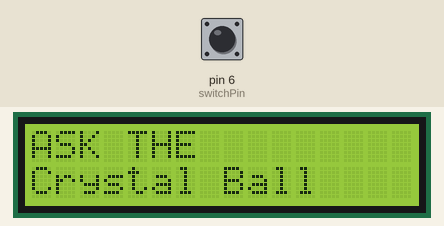
This sketch was run on a simulated Arduino Uno, built with avr-gcc and run on an emulated ATmega328P. Parts: 16×2 character LCD. The inputs (shaded band) are chosen by the test bench; at power-on: pin 6 (switchPin) LOW. Random numbers use the default seed unless the sketch sets one.

Above: at 1.2 s.
1.3 s: pin 6 (switchPin) pulled HIGH for 0.15 s
At 2.6 s:
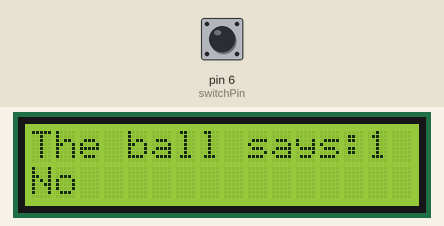
2.9 s: pin 6 (switchPin) pulled HIGH for 1 s
At 4.2 s:
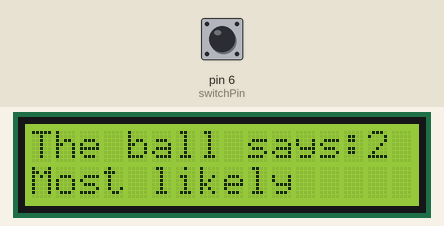
5.4 s: pin 6 (switchPin) pulled HIGH for 0.15 s
At 6.1 s:
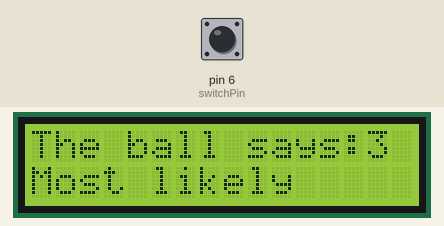
7.0 s: pin 6 (switchPin) pulled HIGH for 3.2 s
At 11.4 s:
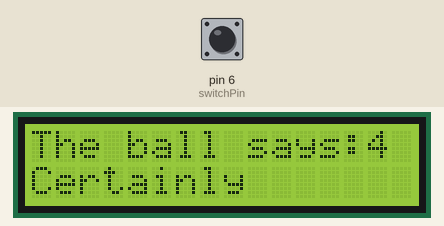
11.7 s: pin 6 (switchPin) pulsed HIGH 5 times (0.12 s each, 0.3 s apart)
At 14.3 s:
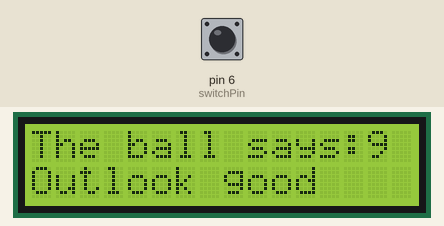
14.7 s: pin 6 (switchPin) pulled HIGH for 0.15 s
At 15.5 s:
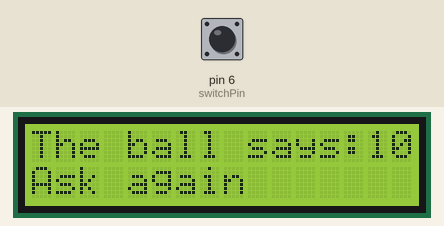
Timing chart, 0 to 17.3 s (numbered marks = the images above; inputs shaded):
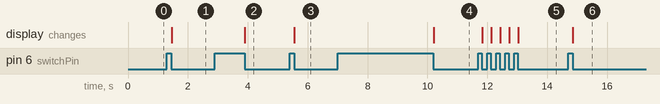

Measured:
- after the input at 1.3 s, the display: changes after 0.15 s (image 1)
- after the input at 2.9 s, the display: changes after 1.0 s (image 2)
- after the input at 5.4 s, the display: changes after 0.16 s (image 3)
- after the input at 7.0 s, the display: changes after 3.2 s (image 4)
- after the input at 11.7 s, the display: first changes after 0.13 s (image 5 shows a later state)
- after the input at 14.7 s, the display: changes after 0.16 s (image 6)

The sketch:

lcd.ino
```cpp
#include<LiquidCrystal.h>//调用lcd库功能
LiquidCrystal lcd(12, 11, 5, 4, 3, 2);//定义lcd端口
const int switchPin = 6;//定义开关键6号口
int switchState = 0;//定义开关状态为0
int prevSwitchState = 0;//定义原来的开关状态为0
int reply;//定义答复
int counter;
void setup() {
  // put your setup code here, to run once:
lcd.begin(16,2);//启动lcd，并定义屏幕大小
pinMode(switchPin,INPUT);//开关为输入
lcd.print("ASK THE");//显示文本
lcd.setCursor(0, 1);//移动光标位置到坐标（1，2）第一列第二行
lcd.print("Crystal Ball");//显示文本
counter = 0;
}

void loop() {
  // put your main code here, to run repeatedly:
switchState = digitalRead(switchPin);//读取开关状态
if (switchState != prevSwitchState){//判断开关状态是否变化

  if (switchState == LOW){//如果开关状态发生变化且开关release，则执行下面随机选取答复
    counter ++;
    reply = random(8);//调用随机选取函数，并赋值给答复
    lcd.clear();//清空lcd内容
    lcd.setCursor(0,0);//移动光标到
    lcd.print("The ball says:");//显示文本
    lcd.print(counter);
    lcd.setCursor(0,1);//移动光标换行
    switch(reply){//调用case.switch函数，并执行random（8），执行以下8个动作中随机一个并中断。
      case 0:
      lcd.print("YES");
      break;
       case 1:
      lcd.print("Most likely");
      break;
       case 2:
      lcd.print("Certainly");
      break;
       case 3:
      lcd.print("Outlook good");
      break;
       case 4:
      lcd.print("Unsure");
      break;
       case 5:
      lcd.print("Ask again");
      break;
       case 6:
      lcd.print("Doubtful");
      break;
       case 7:
      lcd.print("No");
      break;
    }
  }
}
prevSwitchState = switchState;//将开关状态赋值给原来的开关状态
}
```
